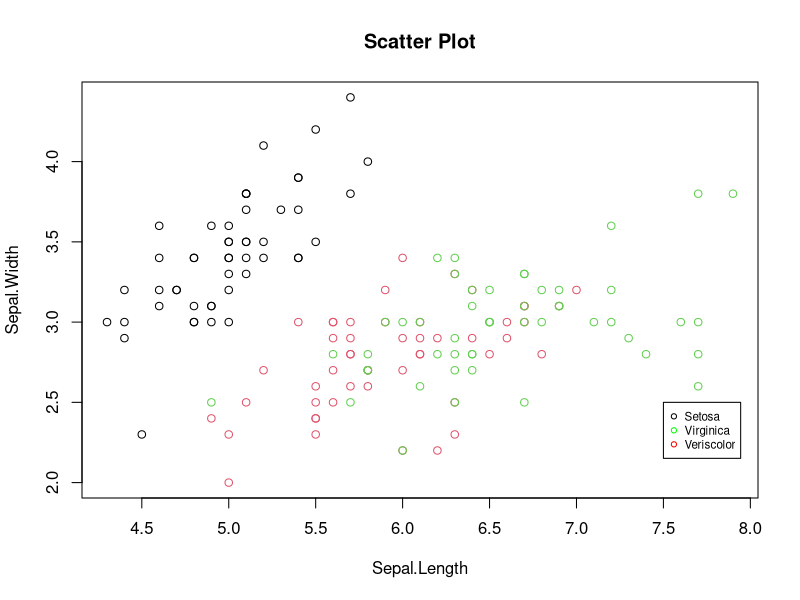
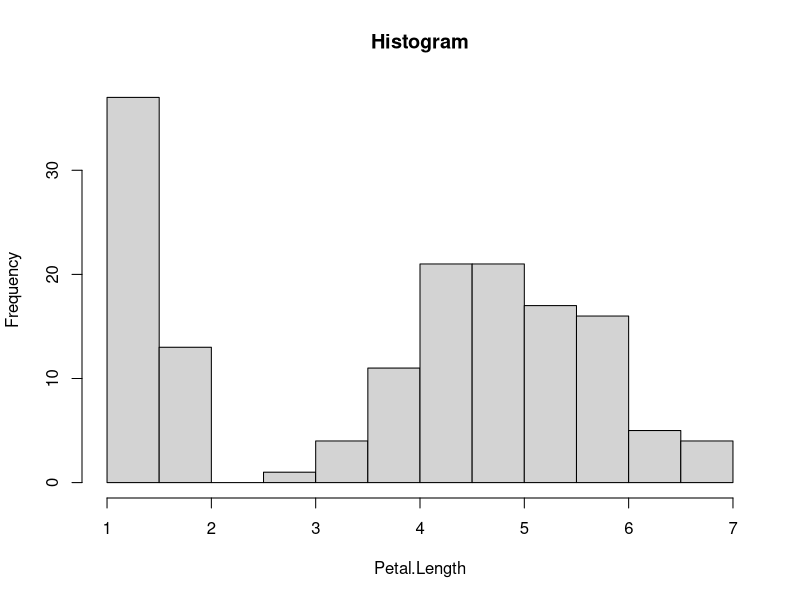

Source code (R) for these figures, in order:
## ---- chunk 1
knitr::opts_chunk$set(echo = TRUE)
## ---- chunk 2
head(iris)
## ---- chunk 3
plot(iris$Sepal.Length,iris$Sepal.Width,col=iris$Species,xlab="Sepal.Length",ylab="Sepal.Width",main="Scatter Plot")
legend(7.5, 2.5, legend=c("Setosa", "Virginica", "Veriscolor"),
       col=c("black", "green", "red"), pch=1, cex=0.7)
## ---- chunk 4
hist(iris$Petal.Length, xlab="Petal.Length", main="Histogram")
